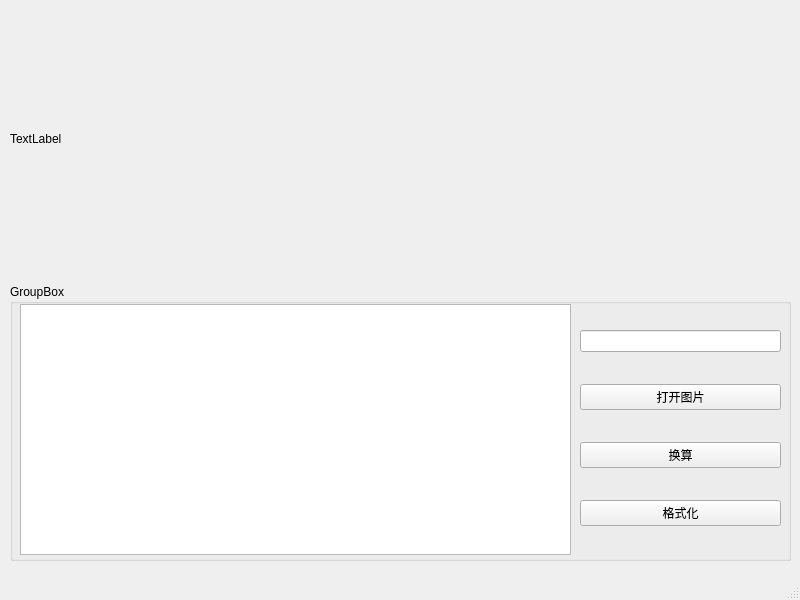
<?xml version="1.0" encoding="UTF-8"?>
<ui version="4.0">
 <class>Window</class>
 <widget class="QMainWindow" name="Window">
  <property name="geometry">
   <rect>
    <x>0</x>
    <y>0</y>
    <width>800</width>
    <height>600</height>
   </rect>
  </property>
  <property name="windowTitle">
   <string>Window</string>
  </property>
  <widget class="QWidget" name="centralwidget">
   <widget class="QWidget" name="gridLayoutWidget">
    <property name="geometry">
     <rect>
      <x>10</x>
      <y>0</y>
      <width>781</width>
      <height>561</height>
     </rect>
    </property>
    <layout class="QGridLayout" name="gridLayout">
     <item row="0" column="0">
      <widget class="QLabel" name="lab_img">
       <property name="cursor">
        <cursorShape>CrossCursor</cursorShape>
       </property>
       <property name="text">
        <string>TextLabel</string>
       </property>
      </widget>
     </item>
     <item row="1" column="0">
      <widget class="QGroupBox" name="groupBox">
       <property name="title">
        <string>GroupBox</string>
       </property>
       <widget class="QPlainTextEdit" name="plainTextEdit">
        <property name="geometry">
         <rect>
          <x>10</x>
          <y>20</y>
          <width>551</width>
          <height>251</height>
         </rect>
        </property>
       </widget>
       <widget class="QWidget" name="verticalLayoutWidget">
        <property name="geometry">
         <rect>
          <x>570</x>
          <y>20</y>
          <width>201</width>
          <height>251</height>
         </rect>
        </property>
        <layout class="QVBoxLayout" name="verticalLayout">
         <item>
          <widget class="QLineEdit" name="editInput"/>
         </item>
         <item>
          <widget class="QPushButton" name="btnOpen">
           <property name="text">
            <string>打开图片</string>
           </property>
          </widget>
         </item>
         <item>
          <widget class="QPushButton" name="btnCal">
           <property name="text">
            <string>换算</string>
           </property>
          </widget>
         </item>
         <item>
          <widget class="QPushButton" name="btnFmt">
           <property name="text">
            <string>格式化</string>
           </property>
          </widget>
         </item>
        </layout>
       </widget>
      </widget>
     </item>
    </layout>
   </widget>
  </widget>
  <widget class="QMenuBar" name="menubar">
   <property name="geometry">
    <rect>
     <x>0</x>
     <y>0</y>
     <width>800</width>
     <height>21</height>
    </rect>
   </property>
  </widget>
  <widget class="QStatusBar" name="statusbar"/>
 </widget>
 <resources/>
 <connections/>
</ui>
